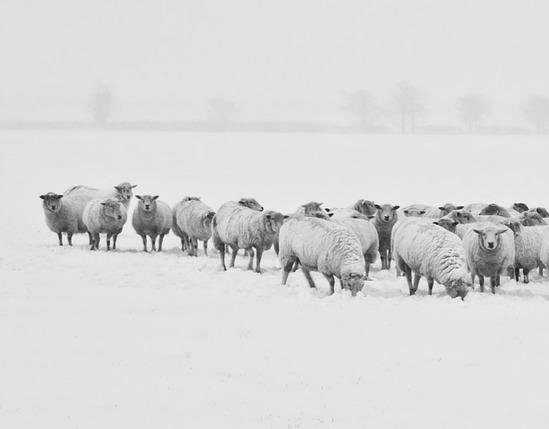
#> input picture pythons/opencv_init/images/pano1.jpg, 549 x 429 px
$ python stitch.py
#> lines starting #> are read from the running program, lines starting #| are printed output that depends on the picture
import sys
import cv2

img_names = [
    "../../images/pano1.jpg",
    "../../images/pano2.jpg",
    "../../images/pano3.jpg",
]
imgs = []

for name in img_names:
    img = cv2.imread(name)
#> img is the input picture: shape (429, 549, 3); min 2, max 255, mean 216.3

    if img is None:
        sys.exit()

    imgs.append(img)

stitcher = cv2.Stitcher_create()
status, dst = stitcher.stitch(imgs)
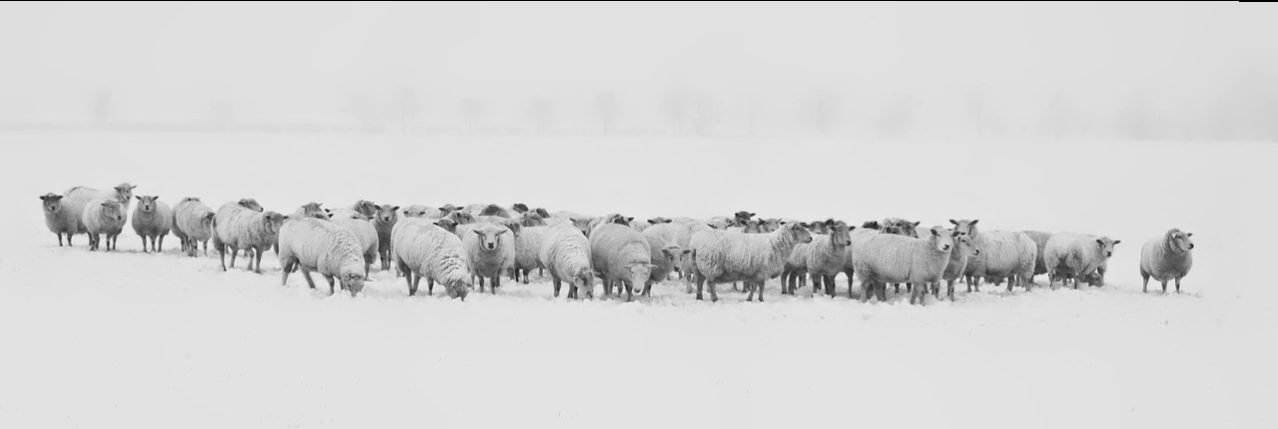
#> dst: shape (429, 1278, 3); min 0, max 244, mean 213.4
#> status = 0

if status != cv2.STITCHER_OK:
    sys.exit()

cv2.imwrite("../../images/output.jpg", dst)
cv2.imshow("dst", dst)
cv2.waitKey()
cv2.destroyAllWindows()
